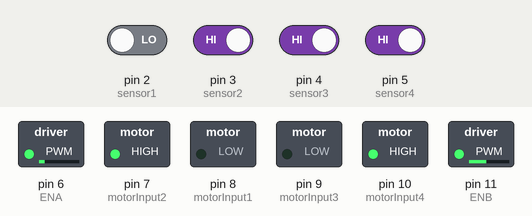
The sketch below on a simulated Arduino Uno, built with avr-gcc and run on an emulated ATmega328P. On the bench: switched loads named in the sketch (green lamp = pin HIGH). Inputs (shaded band) come from the test bench; at power-on: pin 3 (sensor2), pin 4 (sensor3), pin 5 (sensor4) HIGH, pin 2 (sensor1) LOW.

Above: at 1.7 s.
1.8 s: pin 2 (sensor1) driven HIGH
At 2.5 s:
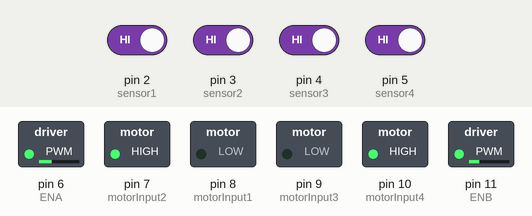
3.3 s: pin 3 (sensor2) driven LOW
At 3.9 s:
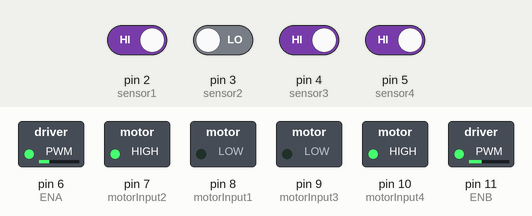
5.1 s: pin 4 (sensor3) driven LOW
At 6.3 s:
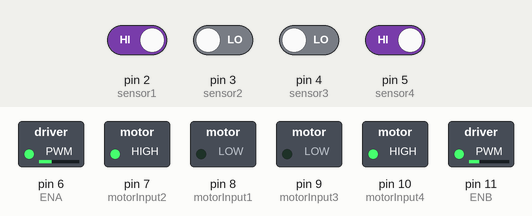
6.6 s: pin 5 (sensor4) driven LOW
At 7.4 s:
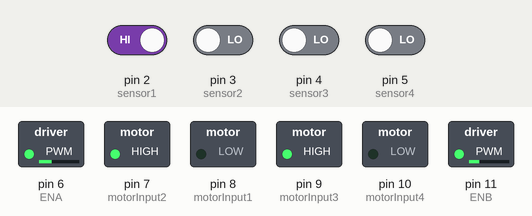
8.1 s: pin 2 (sensor1) driven LOW
At 8.5 s:
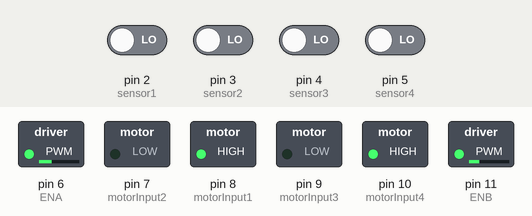
Timing chart, 0 to 10.6 s (numbered marks = the images above; inputs shaded):
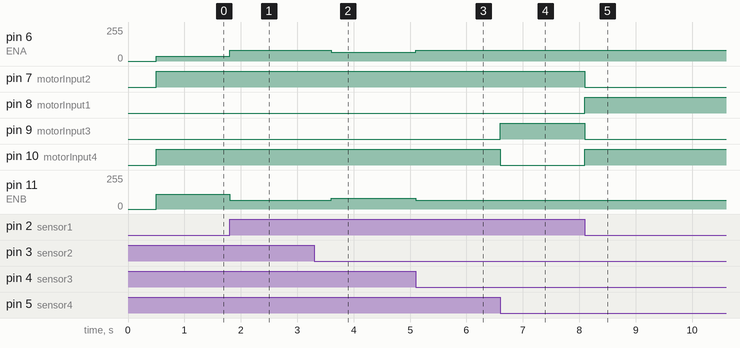

The sketch:

Test1.ino
```cpp
// IR Sensors
int sensor1 = 2;      // Left most sensor
int sensor2 = 3;
int sensor3 = 4;
int sensor4 = 5;      // Right most sensor

int S1;
int S2;
int S3;
int S4;

// Motor Variables
int ENA = 6;
int motorInput1 = 8;
int motorInput2 = 7;
int motorInput3 = 9;
int motorInput4 = 10;
int ENB = 11;

//Initial Speed of Motor
unsigned int initial_motor_speed = 80;

// PID Constants
float Kp = 15;
float Ki = 0;
float Kd = 5;

float error = 0, P = 0, I = 0, D = 0, PID_value = 0;
float previous_error = 0, previous_I = 0;

int flag1 = 1;
int flag2 = 1;

void setup()
{
  pinMode(sensor1, INPUT);
  pinMode(sensor2, INPUT);
  pinMode(sensor3, INPUT);
  pinMode(sensor4, INPUT);

  pinMode(motorInput1, OUTPUT);
  pinMode(motorInput2, OUTPUT);
  pinMode(motorInput3, OUTPUT);
  pinMode(motorInput4, OUTPUT);

  pinMode(ENA, OUTPUT);
  pinMode(ENB, OUTPUT);

  Serial.begin(9600);                     //setting serial monitor at a default baund rate of 9600
  delay(500);
}
void loop()
{
  ligne_noir();

}


//*************************   LIGNE NOIR  ****************
void ligne_noir() {
  read_sensor_values_noir();
  if (error == 100) {

    while ( error != 0) {
      read_sensor_values_noir();
      analogWrite(ENA, initial_motor_speed );
      analogWrite(ENB, 0.8 * initial_motor_speed);
      sharpLeftTurn();
    }
    /*do {
      read_sensor_values_noir();
      analogWrite(ENA, initial_motor_speed );
      analogWrite(ENB, 0.8 * initial_motor_speed);
      sharpLeftTurn();
      } while (error == 0);*/
  }

  else if (error == 101) {
    while (error != 0) {
      read_sensor_values_noir();
      if (error == 100 || error == 103) break;
      analogWrite(ENA, initial_motor_speed );
      analogWrite(ENB, 0.8 * initial_motor_speed);
      sharpRightTurn();
    }
    /*do {
      read_sensor_values_noir();
      if (error == 100 || error == 103) break;
      analogWrite(ENA, initial_motor_speed );
      analogWrite(ENB, 0.8 * initial_motor_speed);
      sharpRightTurn();
      } while (error == 0);*/
  }

  else if (error == 102) {
    flag1 ++;

    while (error == 102) {
      read_sensor_values_noir();
      analogWrite(ENA, initial_motor_speed );
      analogWrite(ENB, 0.8 * initial_motor_speed);
      forward();
      delay(200);
    }
    /*do {
      read_sensor_values_noir();
      analogWrite(ENA, initial_motor_speed );
      analogWrite(ENB, 0.8 * initial_motor_speed);
      forward();
      delay(200);
      } while (error != 102);*/
  }

  else if (error == 103) {
    while (error != 0) {
      read_sensor_values_noir();
      analogWrite(ENA, initial_motor_speed );
      analogWrite(ENB, 0.8 * initial_motor_speed);
      sharpLeftTurn();
    }
    /*do {
      read_sensor_values_noir();
      analogWrite(ENA, initial_motor_speed );
      analogWrite(ENB, 0.8 * initial_motor_speed);
      sharpLeftTurn();
      } while (error == 0);*/
  }

  else {
    calculate_pid();
    motor_control();
  }
}

void read_sensor_values_noir()
{
  S1 = !digitalRead(sensor1);
  S2 = !digitalRead(sensor2);
  S3 = !digitalRead(sensor3);
  S4 = !digitalRead(sensor4);

  if ((S1 == 1) && (S2 == 0) && (S3 == 0) && (S4 == 0)) error = 3;
  else if ((S1 == 1) && (S2 == 1) && (S3 == 0) && (S4 == 0)) error = 2;
  else if ((S1 == 0) && (S2 == 1) && (S3 == 0) && (S4 == 0)) error = 1;
  else if ((S1 == 0) && (S2 == 1) && (S3 == 1) && (S4 == 0)) error = 0;
  else if ((S1 == 0) && (S2 == 0) && (S3 == 1) && (S4 == 0)) error = -1;
  else if ((S1 == 0) && (S2 == 0) && (S3 == 1) && (S4 == 1)) error = -2;
  else if ((S1 == 0) && (S2 == 0) && (S3 == 0) && (S4 == 1)) error = -3;


  else if ((S1 == 1) && (S2 == 1) && (S3 == 1) && (S4 == 0)) error = 100;
  else if ((S1 == 0) && (S2 == 1) && (S3 == 1) && (S4 == 1)) error = 101;
  else if ((S1 == 0) && (S2 == 0) && (S3 == 0) && (S4 == 0)) error = 102;
  else if ((S1 == 1) && (S2 == 1) && (S3 == 1) && (S4 == 1)) error = 103;

}

// *****************************    FIN LIGNE NOIR   **************************


//**************************    LIGNE BLANCHE   *******************************


void ligne_blanche() {
  read_sensor_values_blanche();
  if (error == 100) {
    while (error != 0) {
      read_sensor_values_blanche();
      analogWrite(ENA, initial_motor_speed );
      analogWrite(ENB, 0.8 * initial_motor_speed);
      sharpLeftTurn();
    }
    /*do {
      read_sensor_values_blanche();
      analogWrite(ENA, initial_motor_speed );
      analogWrite(ENB, 0.8 * initial_motor_speed);
      sharpLeftTurn();
      } while (error == 0);*/
  }

  else if (error == 101) {
    while (error != 0) {
      read_sensor_values_blanche();
      analogWrite(ENA, initial_motor_speed );
      analogWrite(ENB, 0.8 * initial_motor_speed);
      sharpRightTurn();
    }
    /*do {
      read_sensor_values_blanche();
      analogWrite(ENA, initial_motor_speed );
      analogWrite(ENB, 0.8 * initial_motor_speed);
      sharpRightTurn();
      } while (error == 0);*/
  }

  else if (error == 102) {
    while (error == 102) {

      read_sensor_values_blanche();
      analogWrite(ENA, initial_motor_speed );
      analogWrite(ENB, 0.8 * initial_motor_speed);
      forward();
      delay(200);
    }
    /*do {
      read_sensor_values_blanche();
      analogWrite(ENA, initial_motor_speed );
      analogWrite(ENB, 0.8 * initial_motor_speed);
      forward();
      delay(200);
      } while (error != 102);*/
  }

  else if (error == 103) {
    while (error == 0) {
      read_sensor_values_blanche();
      analogWrite(ENA, initial_motor_speed );
      analogWrite(ENB, 0.8 * initial_motor_speed);
      sharpLeftTurn();
    }

    /*do {
      read_sensor_values_blanche();
      analogWrite(ENA, initial_motor_speed );
      analogWrite(ENB, 0.8 * initial_motor_speed);
      sharpLeftTurn();
      } while (error == 0);*/
  }

  else {
    calculate_pid();
    motor_control();
  }
}


void read_sensor_values_blanche()
{
  S1 = digitalRead(sensor1);
  S2 = digitalRead(sensor2);
  S3 = digitalRead(sensor3);
  S4 = digitalRead(sensor4);

  if ((S1 == 1) && (S2 == 0) && (S3 == 0) && (S4 == 0)) error = 3;
  else if ((S1 == 1) && (S2 == 1) && (S3 == 0) && (S4 == 0)) error = 2;
  else if ((S1 == 0) && (S2 == 1) && (S3 == 0) && (S4 == 0)) error = 1;
  else if ((S1 == 0) && (S2 == 1) && (S3 == 1) && (S4 == 0)) error = 0;
  else if ((S1 == 0) && (S2 == 0) && (S3 == 1) && (S4 == 0)) error = -1;
  else if ((S1 == 0) && (S2 == 0) && (S3 == 1) && (S4 == 1)) error = -2;
  else if ((S1 == 0) && (S2 == 0) && (S3 == 0) && (S4 == 1)) error = -3;

  else if ((S1 == 1) && (S2 == 1) && (S3 == 1) && (S4 == 0)) error = 100;
  else if ((S1 == 0) && (S2 == 1) && (S3 == 1) && (S4 == 1)) error = 101;
  else if ((S1 == 0) && (S2 == 0) && (S3 == 0) && (S4 == 0)) error = 102;
  else if ((S1 == 1) && (S2 == 1) && (S3 == 1) && (S4 == 1)) error = 103;

}

//*******************************   FIN LIGNE BLANCHE  ***********************

void calculate_pid()
{
  P = error;
  I = I + previous_I;
  D = error - previous_error;

  PID_value = (Kp * P) + (Ki * I) + (Kd * D);

  previous_I = I;
  previous_error = error;
}

void motor_control()
{
  int left_motor_speed = initial_motor_speed - PID_value;
  int right_motor_speed = 0.8 * initial_motor_speed + PID_value;

  left_motor_speed = constrain(left_motor_speed, 0, 255);
  right_motor_speed = constrain(right_motor_speed, 0, 255);

  analogWrite(ENA, left_motor_speed);
  analogWrite(ENB, right_motor_speed);

  forward();
}

void forward()
{
  digitalWrite(motorInput1, LOW);
  digitalWrite(motorInput2, HIGH);
  digitalWrite(motorInput3, LOW);
  digitalWrite(motorInput4, HIGH);
}
void reverse()
{
  digitalWrite(motorInput1, HIGH);
  digitalWrite(motorInput2, LOW);
  digitalWrite(motorInput3, HIGH);
  digitalWrite(motorInput4, LOW);
}
void right()
{
  digitalWrite(motorInput1, LOW);
  digitalWrite(motorInput2, HIGH);
  digitalWrite(motorInput3, LOW);
  digitalWrite(motorInput4, LOW);
}
void left()
{
  digitalWrite(motorInput1, LOW);
  digitalWrite(motorInput2, LOW);
  digitalWrite(motorInput3, LOW);
  digitalWrite(motorInput4, HIGH);
}
void sharpRightTurn() {
  digitalWrite(motorInput1, LOW);
  digitalWrite(motorInput2, HIGH);
  digitalWrite(motorInput3, HIGH);
  digitalWrite(motorInput4, LOW);
}
void sharpLeftTurn() {
  digitalWrite(motorInput1, HIGH);
  digitalWrite(motorInput2, LOW);
  digitalWrite(motorInput3, LOW);
  digitalWrite(motorInput4, HIGH);
}
void stop_bot()
{
  digitalWrite(motorInput1, LOW);
  digitalWrite(motorInput2, LOW);
  digitalWrite(motorInput3, LOW);
  digitalWrite(motorInput4, LOW);
}
```

Measured:
- after the input at 1.8 s, pin 6 (ENA): 35/255 → 80/255 at once; pin 11 (ENB): 109/255 → 64/255 at once
- after the input at 3.3 s, pin 6 (ENA): 80/255 → 65/255 after 0.30 s; pin 11 (ENB): 64/255 → 79/255 after 0.30 s
- after the input at 5.1 s, pin 6 (ENA): 65/255 → 80/255 at once; pin 11 (ENB): 79/255 → 64/255 at once
- after the input at 6.6 s, pin 9 (motorInput3): LOW → HIGH at once; pin 10 (motorInput4): HIGH → LOW at once
- after the input at 8.1 s, pin 7 (motorInput2), pin 9 (motorInput3): HIGH → LOW at once; pin 8 (motorInput1), pin 10 (motorInput4): LOW → HIGH at once
